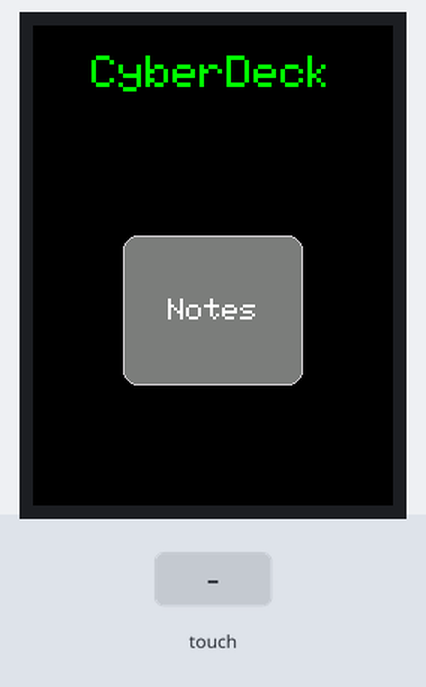
Recording of a sketch running on a simulated ESP32. Parts: 240×320 colour display. Inputs (shaded band) come from the test bench. Storage starts empty.

Above: at 1.6 s.
1.7 s: touch panel pressed at 38 % / 50 % of its raw x / y range
At 2.9 s:
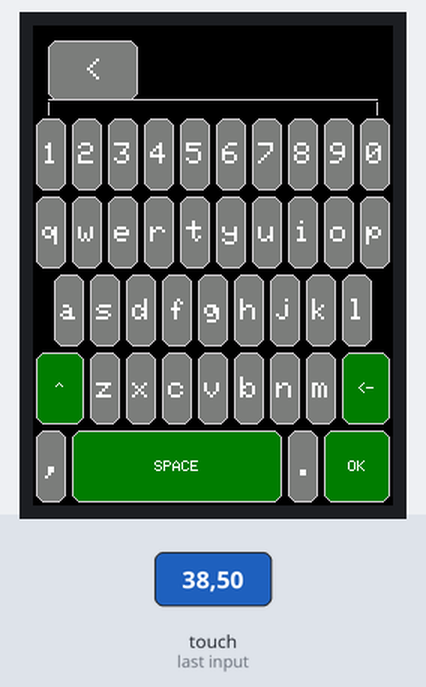
3.4 s: touch panel pressed at 13 % / 70 % of its raw x / y range
At 4.7 s:
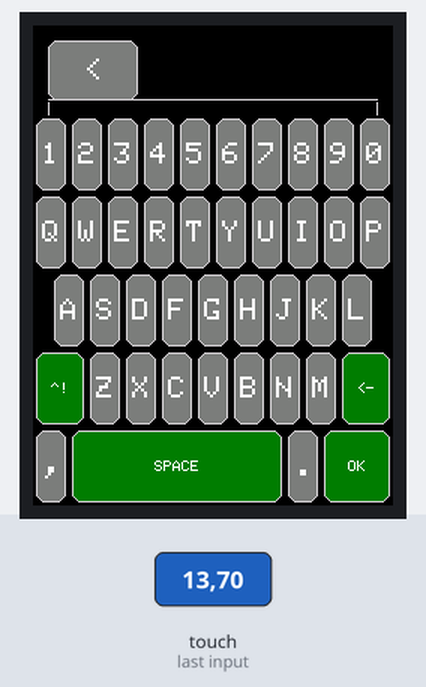
5.1 s: touch panel pressed at 13 % / 10 % of its raw x / y range
At 5.8 s:
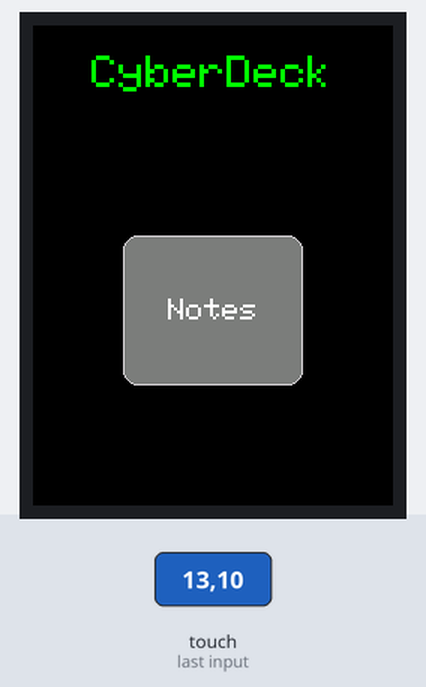
6.6 s: touch panel pressed at 62 % / 50 % of its raw x / y range
At 7.8 s:
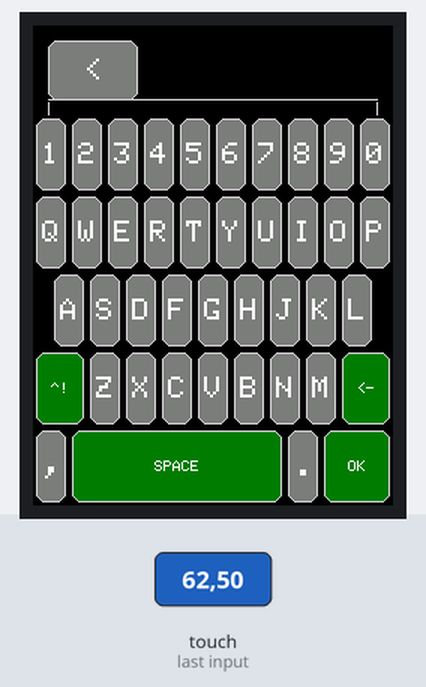
8.3 s: touch panel pressed at 13 % / 30 % of its raw x / y range
At 8.4 s:
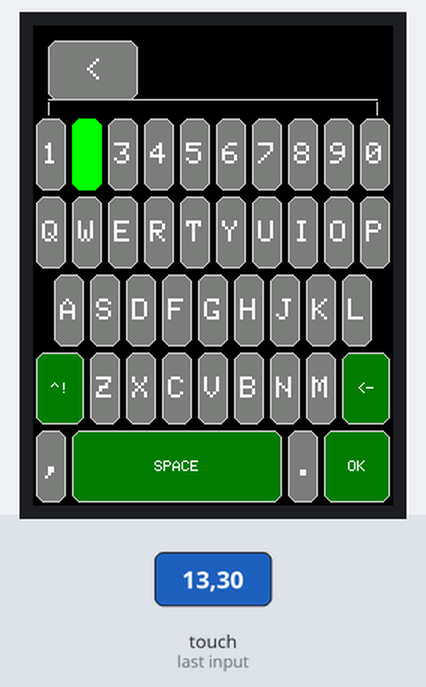
10.0 s: touch panel pressed at 13 % / 50 % of its raw x / y range
At 10.7 s:
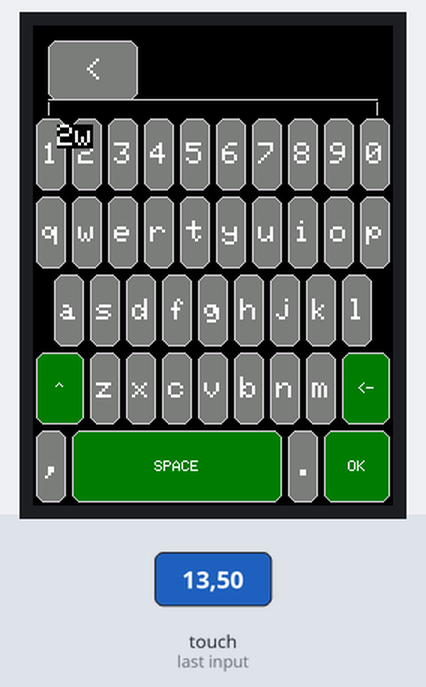
Timing chart, 0 to 12.5 s (numbered marks = the images above; inputs shaded):
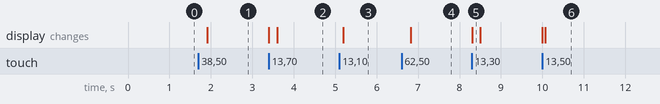

Measured:
- after the input at 1.7 s, the display: changes after 0.22 s (image 1)
- after the input at 3.4 s, the display: first changes at once (image 2 shows a later state)
- after the input at 5.1 s, the display: changes after 0.10 s (image 3)
- after the input at 6.6 s, the display: changes after 0.22 s (image 4)
- after the input at 8.3 s, the display: changes at once (image 5)
- after the input at 10.0 s, the display: first changes at once (image 6 shows a later state)

The sketch:

CyberDeck.ino
```cpp
// CyberDeck firmware — main entry point.
//
// This file just brings up the display and touch controller and then
// hands control to AppManager, which owns the home screen and every
// app (see AppManager.h/.cpp to add more apps).

#include <SPI.h>
#include <TFT_eSPI.h>
#include "Config.h"
#include "AppManager.h"

TFT_eSPI tft = TFT_eSPI();
AppManager appManager;
Keyboard keyboard;

void setup() {
  Serial.begin(115200);

  tft.init();
  tft.setRotation(SCREEN_ROTATION);
  tft.fillScreen(TFT_BLACK);

  touch_calibrate(tft);

  appManager.begin(&tft);
}

void loop() {
  appManager.update();
}
```

AppManager.cpp
```cpp
#include "AppManager.h"

void AppManager::begin(TFT_eSPI *tft) {
  _tft = tft;
  _home.begin(tft);
  _notes.begin(tft);
  switchTo(APP_HOME);
}

void AppManager::switchTo(AppID id) {
  _current = id;
  switch (_current) {
    case APP_HOME:  _home.draw();  break;
    case APP_NOTES: _notes.draw(); break;
  }
}

void AppManager::update() {
  uint16_t x, y;
  bool touched = _tft->getTouch(&x, &y);

  // Edge-detect: only react the moment a touch begins. Without this, a
  // finger held down for a few loop() iterations would register as
  // several taps in a row (e.g. typing the same letter repeatedly).
  bool isNewPress = touched && !_wasTouched;
  _wasTouched = touched;

  if (!isNewPress) return;

  switch (_current) {
    case APP_HOME:
      if (_home.hitNotesIcon(x, y)) {
        switchTo(APP_NOTES);
      }
      break;

    case APP_NOTES:
      if (_notes.hitBackButton(x, y)) {
        switchTo(APP_HOME);
      } else {
        _notes.handleTouch(x, y);
      }
      break;
  }
}
```

AppManager.h
```cpp
#ifndef APP_MANAGER_H
#define APP_MANAGER_H

#include <SPI.h>
#include <TFT_eSPI.h>
#include "HomeScreen.h"
#include "NotesApp.h"

// Add one entry here per app, and a matching case in AppManager.cpp's
// update()/switchTo() switch statements.
enum AppID {
  APP_HOME,
  APP_NOTES
};

// Owns every screen/app and decides which one is currently active,
// routing touch input to it and handling "go back to home" requests.
class AppManager {
  public:
    void begin(TFT_eSPI *tft);
    void update(); // call once per loop()

  private:
    TFT_eSPI *_tft = nullptr;
    AppID _current = APP_HOME;
    bool _wasTouched = false; // edge-detection across the whole app switcher

    HomeScreen _home;
    NotesApp _notes;

    void switchTo(AppID id);
};

#endif // APP_MANAGER_H
```

HomeScreen.cpp
```cpp
#include "HomeScreen.h"

void HomeScreen::draw() {
  int16_t W = _tft->width();
  int16_t H = _tft->height();

  _tft->fillScreen(TFT_BLACK);
  _tft->setTextColor(TFT_GREEN, TFT_BLACK);
  _tft->setTextDatum(TC_DATUM); // top-center
  _tft->setTextSize(3);
  _tft->drawString("CyberDeck", W / 2, 20);

  // One icon for now: a simple labeled box. As more apps are added,
  // lay them out in a grid here and give each its own hitbox + hitTest.
  _iconW = 120;
  _iconH = 100;
  _iconX = (W - _iconW) / 2;
  _iconY = 140;

  _tft->fillRoundRect(_iconX, _iconY, _iconW, _iconH, 10, TFT_DARKGREY);
  _tft->drawRoundRect(_iconX, _iconY, _iconW, _iconH, 10, TFT_LIGHTGREY);
  _tft->setTextColor(TFT_WHITE, TFT_DARKGREY);
  _tft->setTextDatum(MC_DATUM);
  _tft->setTextSize(2);
  _tft->drawString("Notes", _iconX + _iconW / 2, _iconY + _iconH / 2);
}

bool HomeScreen::hitNotesIcon(uint16_t x, uint16_t y) const {
  return x >= _iconX && x <= _iconX + _iconW &&
         y >= _iconY && y <= _iconY + _iconH;
}
```

HomeScreen.h
```cpp
#ifndef HOME_SCREEN_H
#define HOME_SCREEN_H

#include <SPI.h>
#include <TFT_eSPI.h>

// The launcher grid shown when no app is open. Currently has a single
// "Notes" icon — add more icons here as you add more apps.
class HomeScreen {
  public:
    void begin(TFT_eSPI *tft) { _tft = tft; }
    void draw();

    // Returns true if (x, y) landed on the Notes icon.
    bool hitNotesIcon(uint16_t x, uint16_t y) const;

  private:
    TFT_eSPI *_tft = nullptr;

    // Icon hitbox, computed in draw() so it adapts to screen size.
    int16_t _iconX = 0, _iconY = 0, _iconW = 0, _iconH = 0;
};

#endif // HOME_SCREEN_H
```

Keyboard.cpp
```cpp
#include "Keyboard.h"

// Colors — tweak freely to match your device's theme.
#define KB_BG        TFT_BLACK
#define KEY_FILL     TFT_DARKGREY
#define KEY_FILL_HOT TFT_DARKGREEN   // shift/enter/backspace fill
#define KEY_PRESSED  TFT_GREEN
#define KEY_BORDER   TFT_LIGHTGREY
#define KEY_TEXT     TFT_WHITE

void Keyboard::begin(TFT_eSPI *tft) {
  _tft = tft;
  buildLayout();
}

// ---------------------------------------------------------------------
// Layout
// ---------------------------------------------------------------------
// Builds a classic QWERTY grid sized to the display's actual width/height.
//
// Row layout (10 "columns" wide, colW = screen width / 10):
//   Row 0: 1 2 3 4 5 6 7 8 9 0                (10 keys, 1 col each)
//   Row 1: q w e r t y u i o p                (10 keys, 1 col each)
//   Row 2:  a s d f g h j k l                 (9 keys, offset half a col to center)
//   Row 3: [SHIFT 1.5] z x c v b n m [BKSP 1.5]
//   Row 4: [,] [SPACE x6] [.] [ENTER x2]
void Keyboard::buildLayout() {
  int16_t W = _tft->width();
  int16_t H = _tft->height();
  _kbTop = H - KEYBOARD_HEIGHT;

  float colW = W / 10.0f;
  float rowH = KEYBOARD_HEIGHT / 5.0f;
  _keyCount = 0;

  const char *row0 = "1234567890";
  const char *row1 = "qwertyuiop";
  const char *row2 = "asdfghjkl";
  const char *row3 = "zxcvbnm";

  // Row 0: numbers. Shift doesn't change these.
  for (uint8_t i = 0; i < 10; i++) {
    addCharKey(row0[i], row0[i], i * colW, _kbTop + 0 * rowH, colW, rowH);
  }

  // Row 1: qwertyuiop
  for (uint8_t i = 0; i < 10; i++) {
    char c = row1[i];
    addCharKey(c, toupper(c), i * colW, _kbTop + 1 * rowH, colW, rowH);
  }

  // Row 2: asdfghjkl, centered with a half-column offset
  for (uint8_t i = 0; i < 9; i++) {
    char c = row2[i];
    addCharKey(c, toupper(c), colW * 0.5f + i * colW, _kbTop + 2 * rowH, colW, rowH);
  }

  // Row 3: SHIFT, zxcvbnm, BACKSPACE
  float x = 0;
  addSpecialKey(KEY_SHIFT, x, _kbTop + 3 * rowH, colW * 1.5f, rowH);
  x += colW * 1.5f;
  for (uint8_t i = 0; i < 7; i++) {
    char c = row3[i];
    addCharKey(c, toupper(c), x, _kbTop + 3 * rowH, colW, rowH);
    x += colW;
  }
  addSpecialKey(KEY_BACKSPACE, x, _kbTop + 3 * rowH, colW * 1.5f, rowH);

  // Row 4: comma, SPACE (wide), period, ENTER
  x = 0;
  addCharKey(',', ',', x, _kbTop + 4 * rowH, colW, rowH);
  x += colW;
  addSpecialKey(KEY_SPACE, x, _kbTop + 4 * rowH, colW * 6.0f, rowH);
  x += colW * 6.0f;
  addCharKey('.', '.', x, _kbTop + 4 * rowH, colW, rowH);
  x += colW;
  addSpecialKey(KEY_ENTER, x, _kbTop + 4 * rowH, colW * 2.0f, rowH);
}

void Keyboard::addCharKey(char lower, char upper, float x, float y, float w, float h) {
  if (_keyCount >= MAX_KEYS) return;
  KBKey &k = _keys[_keyCount++];
  k.x = (int16_t)round(x);
  k.y = (int16_t)round(y);
  k.w = (int16_t)round(w);
  k.h = (int16_t)round(h);
  k.type = KEY_CHAR;
  k.normalChar = lower;
  k.shiftChar = upper;
}

void Keyboard::addSpecialKey(KeyType type, float x, float y, float w, float h) {
  if (_keyCount >= MAX_KEYS) return;
  KBKey &k = _keys[_keyCount++];
  k.x = (int16_t)round(x);
  k.y = (int16_t)round(y);
  k.w = (int16_t)round(w);
  k.h = (int16_t)round(h);
  k.type = type;
  k.normalChar = 0;
  k.shiftChar = 0;
}

// ---------------------------------------------------------------------
// Drawing
// ---------------------------------------------------------------------
const char *Keyboard::labelFor(const KBKey &key, char labelBuf[3]) const {
  switch (key.type) {
    case KEY_CHAR:
      labelBuf[0] = _shiftActive ? key.shiftChar : key.normalChar;
      labelBuf[1] = 0;
      return labelBuf;
    case KEY_SHIFT:      return _shiftActive ? "^!" : "^";
    case KEY_BACKSPACE:  return "<-";
    case KEY_SPACE:      return "SPACE";
    case KEY_ENTER:      return "OK";
  }
  return "";
}

void Keyboard::drawKey(const KBKey &key) {
  uint16_t fill = (key.type == KEY_CHAR) ? KEY_FILL : KEY_FILL_HOT;
  // Small 2px gap between keys so they read as separate buttons.
  _tft->fillRoundRect(key.x + 2, key.y + 2, key.w - 4, key.h - 4, 6, fill);
  _tft->drawRoundRect(key.x + 2, key.y + 2, key.w - 4, key.h - 4, 6, KEY_BORDER);

  char buf[3];
  const char *label = labelFor(key, buf);
  _tft->setTextColor(KEY_TEXT, fill);
  _tft->setTextDatum(MC_DATUM); // middle-center
  _tft->setTextSize(key.type == KEY_CHAR ? 2 : 1);
  _tft->drawString(label, key.x + key.w / 2, key.y + key.h / 2);
}

void Keyboard::draw() {
  _tft->fillRect(0, _kbTop, _tft->width(), KEYBOARD_HEIGHT, KB_BG);
  for (uint8_t i = 0; i < _keyCount; i++) {
    drawKey(_keys[i]);
  }
}

// ---------------------------------------------------------------------
// Touch handling
// ---------------------------------------------------------------------
// Called by NotesApp once per NEW press: AppManager::update() already
// filters out held-finger frames, so no edge detection is needed here.
bool Keyboard::handleTouch(uint16_t x, uint16_t y) {
  bool hit = false;

  for (uint8_t i = 0; i < _keyCount; i++) {
    KBKey &k = _keys[i];
    // Half-open rectangle: neighbouring keys don't overlap by a pixel.
    if (x < k.x || x >= k.x + k.w || y < k.y || y >= k.y + k.h) continue;

    hit = true;

    // Quick visual feedback: flash the key, then restore it.
    _tft->fillRoundRect(k.x + 2, k.y + 2, k.w - 4, k.h - 4, 6, KEY_PRESSED);
    delay(60);
    drawKey(k); // restores normal fill + label

    switch (k.type) {
      case KEY_CHAR: {
        char c = _shiftActive ? k.shiftChar : k.normalChar;
        if (_bufferLen < KEYBOARD_MAX_LEN) {
          _buffer[_bufferLen++] = c;
          _buffer[_bufferLen] = 0;
        }
        // Auto-unshift after one character, like a phone keyboard.
        if (_shiftActive) {
          _shiftActive = false;
          draw(); // relabel all letter keys back to lowercase
        }
        break;
      }
      case KEY_SHIFT:
        _shiftActive = !_shiftActive;
        draw(); // relabel letter keys for the new shift state
        break;
      case KEY_BACKSPACE:
        if (_bufferLen > 0) {
          _buffer[--_bufferLen] = 0;
        }
        break;
      case KEY_SPACE:
        if (_bufferLen < KEYBOARD_MAX_LEN) {
          _buffer[_bufferLen++] = ' ';
          _buffer[_bufferLen] = 0;
        }
        break;
      case KEY_ENTER:
        _enterFlag = true;
        break;
    }

    break; // stop scanning once we've matched a key
  }

  return hit;
}

void Keyboard::clearText() {
  _bufferLen = 0;
  _buffer[0] = 0;
}

bool Keyboard::enterPressed() {
  bool wasPressed = _enterFlag;
  _enterFlag = false; // reading it clears it — check once per loop
  return wasPressed;
}
```

Keyboard.h
```cpp
#ifndef KEYBOARD_H
#define KEYBOARD_H

#include <SPI.h>
#include <TFT_eSPI.h>
#include "Config.h"

// Types of key, used to decide how a tap on that key is handled.
enum KeyType {
  KEY_CHAR,       // a normal letter/number/punctuation key
  KEY_SHIFT,      // toggles upper/lower case for letter keys
  KEY_BACKSPACE,  // deletes the last character in the buffer
  KEY_SPACE,      // inserts a space
  KEY_ENTER       // signals "done typing" to whoever owns the keyboard
};

// One key's on-screen hitbox plus what it types.
struct KBKey {
  int16_t x, y, w, h;   // pixel rectangle, top-left + size
  KeyType type;
  char normalChar;      // character produced when shift is off (KEY_CHAR only)
  char shiftChar;       // character produced when shift is on  (KEY_CHAR only)
};

// A reusable on-screen QWERTY keyboard. Call begin() once with a pointer
// to an already-initialized TFT_eSPI instance, draw() to render it, and
// handleTouch() once per NEW press (AppManager does the edge detection).
// The typed text accumulates in an internal buffer, readable via getText().
class Keyboard {
  public:
    void begin(TFT_eSPI *tft);

    // Draws the full keyboard at the bottom of the screen.
    void draw();

    // Feed this a touch point (screen coordinates) once per new press.
    // Returns true if the point landed on a key.
    bool handleTouch(uint16_t x, uint16_t y);

    // The text typed so far.
    const char *getText() const { return _buffer; }

    // Clears the typed text buffer (does not redraw — call draw() after
    // if you also want the on-screen text area, which lives outside
    // this class, refreshed).
    void clearText();

    // True exactly once after ENTER is tapped; reading it clears the
    // flag, so check it once per loop.
    bool enterPressed();

    // Where the keyboard starts vertically, so callers know how much
    // screen space above it is free for their own UI.
    int16_t top() const { return _kbTop; }

  private:
    TFT_eSPI *_tft = nullptr;

    static const uint8_t MAX_KEYS = 48;   // layout needs 42
    KBKey _keys[MAX_KEYS];
    uint8_t _keyCount = 0;

    int16_t _kbTop = 0;
    bool _shiftActive = false;

    char _buffer[KEYBOARD_MAX_LEN + 1] = {0};
    uint8_t _bufferLen = 0;
    bool _enterFlag = false;

    void buildLayout();
    void addCharKey(char lower, char upper, float x, float y, float w, float h);
    void addSpecialKey(KeyType type, float x, float y, float w, float h);
    void drawKey(const KBKey &key);
    const char *labelFor(const KBKey &key, char labelBuf[3]) const;
};

#endif // KEYBOARD_H
```

NotesApp.cpp
```cpp
#include "NotesApp.h"
#include <string.h>

// ---------------------------------------------------------------------
// Line breaking
// ---------------------------------------------------------------------
// Given the text starting at s, decides how much goes on this line.
// Returns how many characters to DRAW; `consumed` is how many to skip
// afterward (one more than drawn when we break on a space, so the space
// doesn't start the next line).
//
// Rules: if everything fits, take it all. Otherwise break at the last
// space that fits (word wrap). If a single word is longer than the line,
// split it at the line width (hard wrap).
static uint8_t lineBreak(const char *s, uint8_t cpl, uint8_t &consumed) {
  uint8_t len = strlen(s);

  if (len <= cpl) {            // the rest fits on one line
    consumed = len;
    return len;
  }
  if (s[cpl] == ' ') {         // line ends exactly at a word boundary
    consumed = cpl + 1;
    return cpl;
  }
  for (int i = cpl - 1; i > 0; i--) {   // search backward for a space
    if (s[i] == ' ') {
      consumed = i + 1;
      return i;
    }
  }
  consumed = cpl;              // no space found: hard-split the word
  return cpl;
}

// ---------------------------------------------------------------------
// Setup and drawing
// ---------------------------------------------------------------------
void NotesApp::begin(TFT_eSPI *tft) {
  _tft = tft;
  _keyboard.begin(tft);

  _backX = 10;
  _backY = 10;

  _textAreaY = _backY + _backH + 10;
  _textAreaH = _keyboard.top() - _textAreaY - 10;

  // Box interior is (width - 22) px wide; text starts 5 px in, so leave
  // 10 px of total horizontal padding.
  int innerW = _tft->width() - 22 - 10;
  int cpl = innerW / CHAR_W;
  if (cpl < 1) cpl = 1;
  if (cpl > MAX_LINE_CHARS) cpl = MAX_LINE_CHARS;
  _charsPerLine = cpl;

  // Interior height minus top/bottom padding, divided by line pitch.
  int lines = (_textAreaH - 2 - 12) / LINE_H;
  if (lines < 1) lines = 1;
  _maxLines = lines;
}

void NotesApp::draw() {
  _tft->fillScreen(TFT_BLACK);

  // Back button
  _tft->fillRoundRect(_backX, _backY, _backW, _backH, 6, TFT_DARKGREY);
  _tft->drawRoundRect(_backX, _backY, _backW, _backH, 6, TFT_LIGHTGREY);
  _tft->setTextColor(TFT_WHITE, TFT_DARKGREY);
  _tft->setTextDatum(MC_DATUM);
  _tft->setTextSize(2);
  _tft->drawString("<", _backX + _backW / 2, _backY + _backH / 2);

  // Text area border, then the keyboard below it.
  _tft->drawRect(10, _textAreaY, _tft->width() - 20, _textAreaH, TFT_LIGHTGREY);
  refreshTextArea();
  _keyboard.draw();
}

void NotesApp::refreshTextArea() {
  // Clear just the inside of the text box.
  _tft->fillRect(11, _textAreaY + 1, _tft->width() - 22, _textAreaH - 2, TFT_BLACK);
  _tft->setTextColor(TFT_WHITE, TFT_BLACK);
  _tft->setTextDatum(TL_DATUM); // top-left
  _tft->setTextSize(2);

  const char *text = _keyboard.getText();

  // Pass 1: count how many lines the text needs.
  uint8_t total = 0;
  for (const char *p = text;;) {
    uint8_t consumed;
    lineBreak(p, _charsPerLine, consumed);
    total++;
    p += consumed;
    if (*p == 0) break;
  }

  // If the text is taller than the box, skip the oldest lines so the
  // newest text (where you're typing) stays visible.
  uint8_t skip = (total > _maxLines) ? (total - _maxLines) : 0;

  // Pass 2: draw the visible lines.
  char line[MAX_LINE_CHARS + 1];
  uint8_t row = 0;
  uint8_t index = 0;
  for (const char *p = text;;) {
    uint8_t consumed;
    uint8_t shown = lineBreak(p, _charsPerLine, consumed);

    if (index >= skip) {
      memcpy(line, p, shown);
      line[shown] = 0;
      _tft->drawString(line, 16, _textAreaY + 6 + row * LINE_H);
      row++;
    }
    index++;

    p += consumed;
    if (*p == 0) break;
  }
}

bool NotesApp::hitBackButton(uint16_t x, uint16_t y) const {
  return x >= _backX && x <= _backX + _backW &&
         y >= _backY && y <= _backY + _backH;
}

void NotesApp::handleTouch(uint16_t x, uint16_t y) {
  if (_keyboard.handleTouch(x, y)) {
    refreshTextArea();
  }
  // ENTER doesn't do anything special here yet (Notes is single-field);
  // future apps (e.g. a chat/console app) can check
  // _keyboard.enterPressed() here to "submit" the typed line.
}
```

Source omitted: NotesApp.h (1493 bytes), Config.cpp (1640 bytes), Config.h (1569 bytes)
